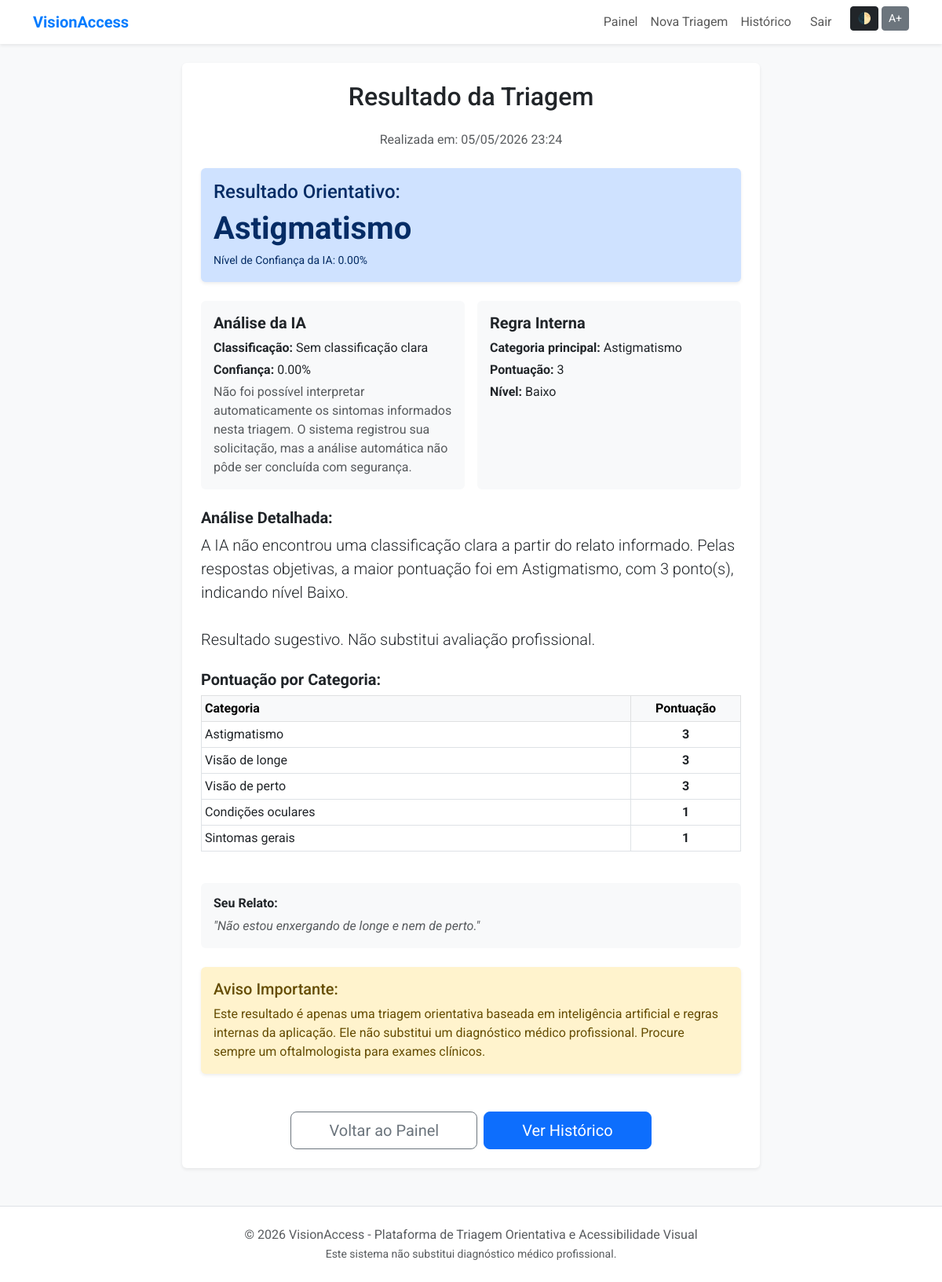
Screenshot of /resultado.php?id=1 (signed in) with the database file from the repository.
### tables this page shows
CREATE TABLE `resultado` (
  `id_resultado` int(11) NOT NULL,
  `id_triagem` int(11) NOT NULL,
  `classificacao_ia` varchar(100) DEFAULT NULL,
  `confianca_ia` decimal(5,2) DEFAULT NULL,
  `descricao_ia` text DEFAULT NULL,
  `resposta_ia` longtext DEFAULT NULL CHECK (json_valid(`resposta_ia`)),
  `classificacao_interna` varchar(100) DEFAULT NULL,
  `pontuacao_interna` int(11) DEFAULT NULL,
  `nivel_risco` varchar(50) DEFAULT NULL,
  `resultado_final` varchar(150) DEFAULT NULL,
  `descricao_resultado` text DEFAULT NULL,
  `data_resultado` timestamp NOT NULL DEFAULT current_timestamp()
);

CREATE TABLE `triagem` (
  `id_triagem` int(11) NOT NULL,
  `id_usuario` int(11) NOT NULL,
  `descricao_texto` text NOT NULL,
  `data_triagem` timestamp NOT NULL DEFAULT current_timestamp()
);

CREATE TABLE `pontuacao_triagem` (
  `id_pontuacao` int(11) NOT NULL,
  `id_triagem` int(11) NOT NULL,
  `id_categoria` int(11) NOT NULL,
  `pontuacao_total` int(11) NOT NULL DEFAULT 0
);

CREATE TABLE `categoria_triagem` (
  `id_categoria` int(11) NOT NULL,
  `nome` varchar(100) NOT NULL,
  `descricao` text DEFAULT NULL
);

### resultado.php (the view, shortened to what this page needs)
<?php
require_once 'includes/db_connect.php';
include 'includes/header.php';
$triagem_id = filter_input(INPUT_GET, 'id', FILTER_VALIDATE_INT);
$stmt = $pdo->prepare("
    SELECT
        r.*,
        t.descricao_texto,
        t.data_triagem
    FROM resultado r
    JOIN triagem t ON r.id_triagem = t.id_triagem
    WHERE r.id_triagem = ?
      AND t.id_usuario = ?
");
$stmt->execute([$triagem_id, $_SESSION['user_id']]);
$resultado = $stmt->fetch(PDO::FETCH_ASSOC);
$stmtPontuacao = $pdo->prepare("
    SELECT
        c.nome AS categoria,
        pt.pontuacao_total
    FROM pontuacao_triagem pt
    JOIN categoria_triagem c ON c.id_categoria = pt.id_categoria
    WHERE pt.id_triagem = ?
    ORDER BY pt.pontuacao_total DESC, c.nome ASC
");
$stmtPontuacao->execute([$triagem_id]);
$pontuacoes = $stmtPontuacao->fetchAll(PDO::FETCH_ASSOC);
$classificacaoIA = $resultado['classificacao_ia'] ?? $resultado['classificacao'] ?? 'Não informado';
$confiancaIA = $resultado['confianca_ia'] ?? $resultado['confianca'] ?? null;
$descricaoIA = $resultado['descricao_ia'] ?? null;
$resultadoFinal = $resultado['resultado_final'] ?? $classificacaoIA;
$descricaoResultado = $resultado['descricao_resultado'] ?? '';
$classificacaoInterna = $resultado['classificacao_interna'] ?? null;
$pontuacaoInterna = $resultado['pontuacao_interna'] ?? null;
$nivelRisco = $resultado['nivel_risco'] ?? null;
?>
<div class="row justify-content-center">
    <div class="col-md-8">
        <div class="card shadow-sm border-0">
            <div class="card-body p-4">
                <h2 class="text-center mb-4">Resultado da Triagem</h2>
                <p class="text-muted text-center mb-4">Realizada em: <?php echo date('d/m/Y H:i', strtotime($resultado['data_triagem'])); ?></p>
                <div class="alert alert-primary border-0 shadow-sm mb-4">
                    <h4 class="alert-heading">Resultado Orientativo:</h4>
                    <p class="display-6 fw-bold mb-1"><?php echo htmlspecialchars($resultadoFinal); ?></p>
                    <?php if ($confiancaIA !== null): ?>
                        <small>Nível de Confiança da IA: <?php echo number_format((float) $confiancaIA, 2); ?>%</small>
                    <?php endif; ?>
                </div>
                <div class="row g-3 mb-4">
                    <div class="col-md-6">
                        <div class="card h-100 border-0 bg-light">
                            <div class="card-body">
                                <h5 class="fw-bold">Análise da IA</h5>
                                <p class="mb-1"><strong>Classificação:</strong> <?php echo htmlspecialchars($classificacaoIA); ?></p>
                                <?php if ($confiancaIA !== null): ?>
                                    <p class="mb-1"><strong>Confiança:</strong> <?php echo number_format((float) $confiancaIA, 2); ?>%</p>
                                <?php endif; ?>
                                <?php if (!empty($descricaoIA)): ?>
                                    <p class="mb-0 text-muted"><?php echo nl2br(htmlspecialchars($descricaoIA)); ?></p>
                                <?php endif; ?>
                            </div>
                        </div>
                    </div>
                    <div class="col-md-6">
                        <div class="card h-100 border-0 bg-light">
                            <div class="card-body">
                                <h5 class="fw-bold">Regra Interna</h5>
                                <?php if ($classificacaoInterna || $pontuacaoInterna !== null || $nivelRisco): ?>
                                    <?php if ($classificacaoInterna): ?>
                                        <p class="mb-1"><strong>Categoria principal:</strong> <?php echo htmlspecialchars($classificacaoInterna); ?></p>
                                    <?php endif; ?>
                                    <?php if ($pontuacaoInterna !== null): ?>
                                        <p class="mb-1"><strong>Pontuação:</strong> <?php echo (int) $pontuacaoInterna; ?></p>
                                    <?php endif; ?>
                                    <?php if ($nivelRisco): ?>
                                        <p class="mb-0"><strong>Nível:</strong> <?php echo htmlspecialchars($nivelRisco); ?></p>
                                    <?php endif; ?>
                                <?php else: ?>
                                    <p class="mb-0 text-muted">A pontuação interna ainda não foi registrada para esta triagem.</p>
                                <?php endif; ?>
                            </div>
                        </div>
                    </div>
                </div>
                <div class="mb-4">
                    <h5 class="fw-bold">Análise Detalhada:</h5>
                    <p class="lead"><?php echo nl2br(htmlspecialchars($descricaoResultado)); ?></p>
                </div>
                <?php if (!empty($pontuacoes)): ?>
                    <div class="mb-4">
                        <h5 class="fw-bold">Pontuação por Categoria:</h5>
                        <div class="table-responsive">
                            <table class="table table-sm table-bordered align-middle">
                                <thead class="table-light">
                                    <tr>
                                        <th>Categoria</th>
                                        <th class="text-center" style="width: 140px;">Pontuação</th>
                                    </tr>
                                </thead>
                                <tbody>
                                    <?php foreach ($pontuacoes as $pontuacao): ?>
                                        <tr>
                                            <td><?php echo htmlspecialchars($pontuacao['categoria']); ?></td>
                                            <td class="text-center fw-bold"><?php echo (int) $pontuacao['pontuacao_total']; ?></td>
                                        </tr>
                                    <?php endforeach; ?>
                                </tbody>
                            </table>
                        </div>
                    </div>
                <?php endif; ?>
                <div class="card bg-light border-0 mb-4">
                    <div class="card-body">
                        <h6 class="fw-bold">Seu Relato:</h6>
                        <p class="mb-0 text-muted fst-italic">"<?php echo htmlspecialchars($resultado['descricao_texto']); ?>"</p>
                    </div>
                </div>
                <div class="alert alert-warning border-0 shadow-sm">
                    <h5 class="alert-heading">Aviso Importante:</h5>
                    <p class="mb-0">Este resultado é apenas uma triagem orientativa baseada em inteligência artificial e regras internas da aplicação. Ele não substitui um diagnóstico médico profissional. Procure sempre um oftalmologista para exames clínicos.</p>
                </div>
                <div class="d-grid gap-2 d-md-flex justify-content-md-center mt-5">
                    <a href="dashboard.php" class="btn btn-outline-secondary btn-lg px-5">Voltar ao Painel</a>
                    <a href="historico.php" class="btn btn-primary btn-lg px-5">Ver Histórico</a>
                </div>
            </div>
        </div>
    </div>
</div>
<?php include 'includes/footer.php'; ?>

### assets/css/style.css (style rules this page uses)
html, body { height: 100%; margin: 0; }
body { font-family: 'Roboto', sans-serif; display: flex; flex-direction: column; }
.bg-custom { background-color: #f8f9fa; }

### rows the page displays
resultado: id_triagem.data_triagem "05/05/2026 23:24", resultado_final "Astigmatismo", confianca_ia "0.00", classificacao_ia "Sem classificação clara", descricao_ia "Não foi possível interpretar automaticamente os sintomas informados nesta triagem. O sistema registrou sua solicitação, mas a análise automática não pôde ser concluída com segurança.", classificacao_interna "Astigmatismo", pontuacao_interna "3", nivel_risco "Baixo", descricao_resultado "A IA não encontrou uma classificação clara a partir do relato informado. Pelas respostas objetivas, a maior pontuação foi em Astigmatismo, com 3 ponto(s), indicando nível Baixo. Resultado sugestivo. Não substitui avaliação profissional.", id_triagem.descricao_texto "Não estou enxergando de longe e nem de perto."
pontuacao_triagem: id_categoria.nome "Astigmatismo", pontuacao_total "3"
pontuacao_triagem: id_categoria.nome "Visão de longe", pontuacao_total "3"
pontuacao_triagem: id_categoria.nome "Visão de perto", pontuacao_total "3"
pontuacao_triagem: id_categoria.nome "Condições oculares", pontuacao_total "1"
pontuacao_triagem: id_categoria.nome "Sintomas gerais", pontuacao_total "1"
